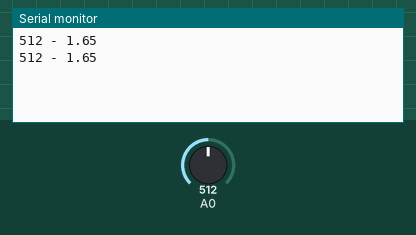
This sketch was run on a simulated Arduino Uno, built with avr-gcc and run on an emulated ATmega328P. Shown: the last lines printed to the serial monitor. Inputs (shaded band) come from the test bench; at power-on: A0 = 512.

Above: at 1.8 s.
1.9 s: A0 set to 716
At 2.8 s:
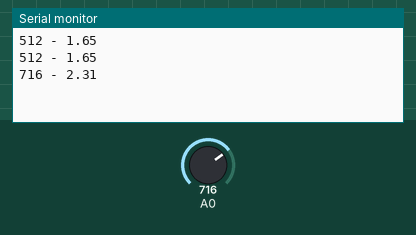
3.4 s: A0 set to 900
At 4.8 s:
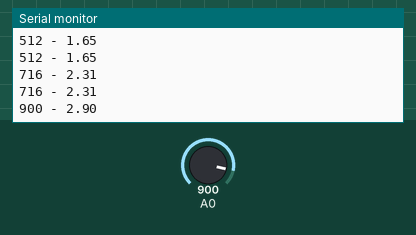
Timing chart, 0 to 6.4 s (numbered marks = the images above; inputs shaded):
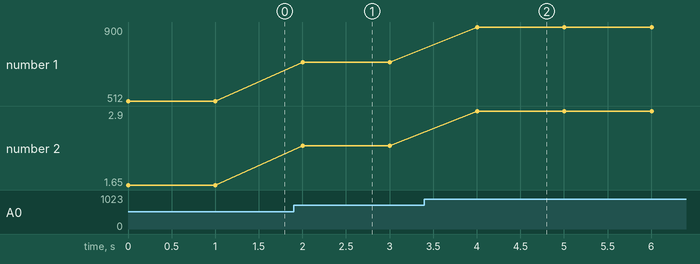

Measured:
- after the input at 1.9 s, the serial monitor: prints a new line after 0.10 s (image 1)
- after the input at 3.4 s, the serial monitor: prints a new line after 0.60 s (image 2)
- plotted number 1: 512 → 716 after the input at 1.9 s, 716 → 900 after the input at 3.4 s
- plotted number 2: 1.65 → 2.31 after the input at 1.9 s, 2.31 → 2.9 after the input at 3.4 s

The sketch:

LDR.ino
```cpp
/*
 * Interface LDR with NodeMCU
 * By TheCircuit
 */
void setup() {
  // initialize serial communication at 9600 bits per second:
  Serial.begin(115200);
}

void loop() {
  // read the input on analog pin 0:
  int sensorValue = analogRead(A0);

  // Convert the analog reading (which goes from 0 - 1023) to a voltage (0 - 5V):
  float voltage = sensorValue * (3.3 / 1024.0);

  // print out the value you read:
  Serial.print(sensorValue);
  Serial.print(" - ");
  Serial.println(voltage);


  delay(1000);

}
```
